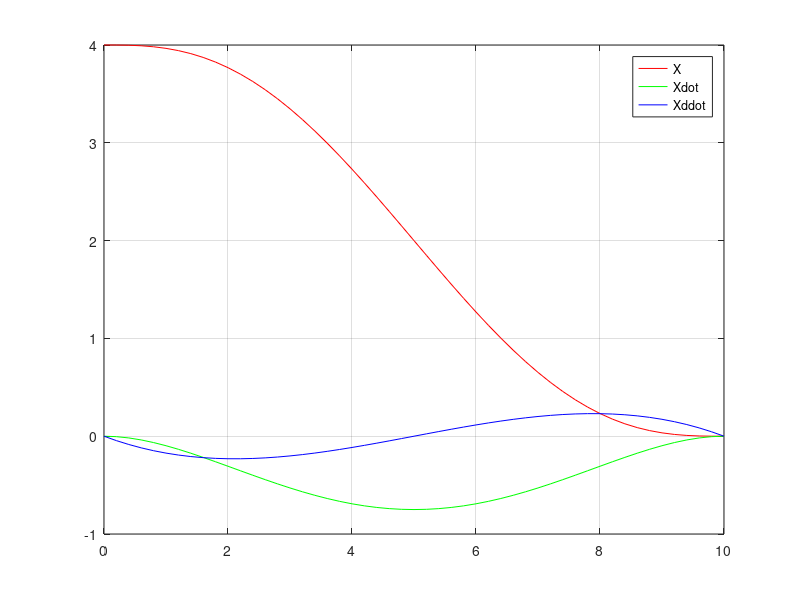
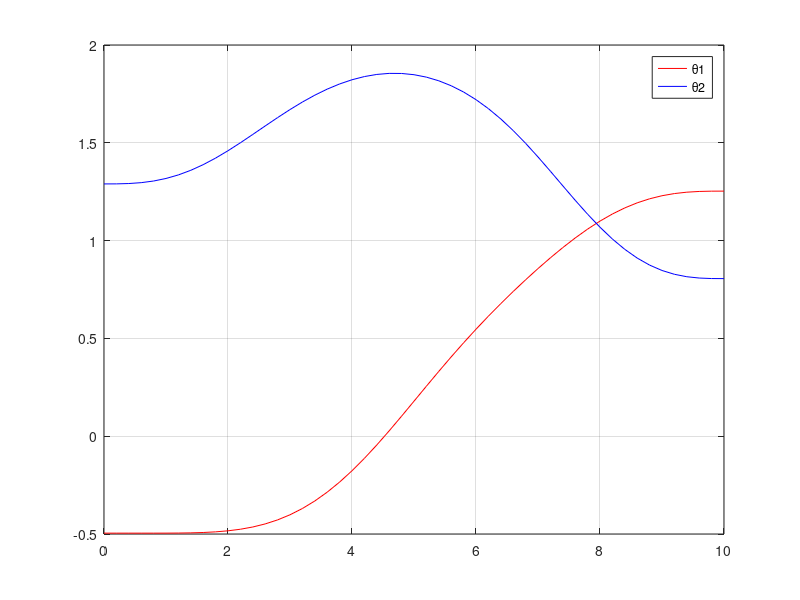
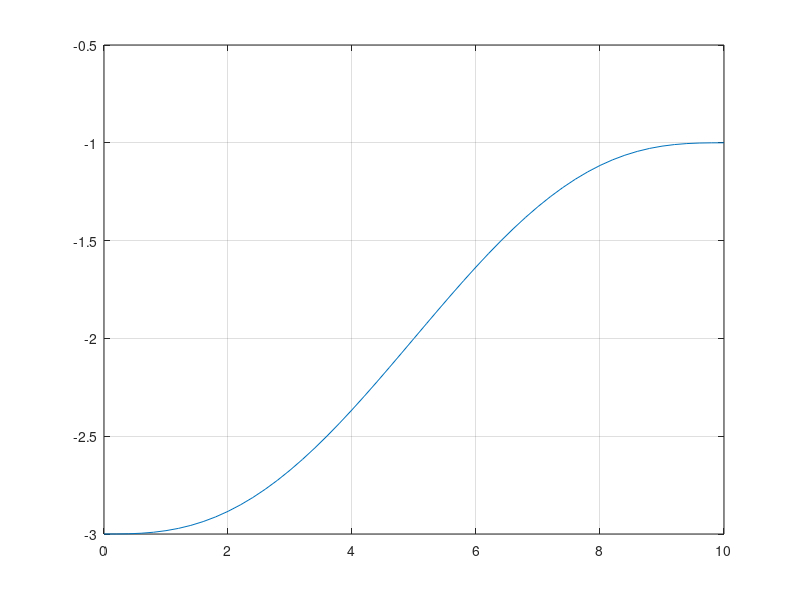
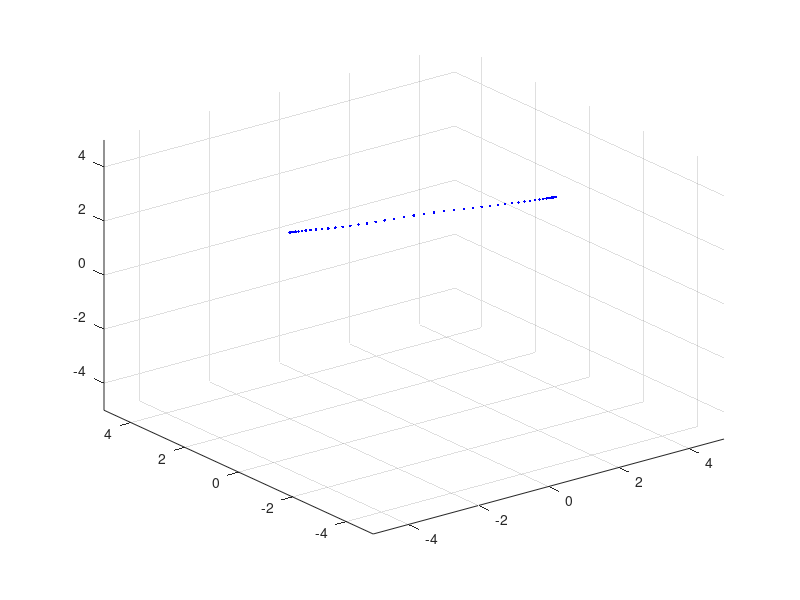

These figures' MATLAB source, in order:
close all
% P1 = [4 0 2]
% P2 = [0 4.5 0]
% X(t) = a0 + a1*t + a2*t^2 + a3*t^3 + a4*t^4 + a5*t^5
L1 = 3; L2 = 2; d4 = 1;


X0 = 4; Xf = 0;
X0d = 0; Xfd = 0;
X0dd = 0; Xfdd = 0;

t0 =0; tf = 10;


A = [1  t0  t0^2  t0^3    t0^4     t0^5;
     0  1   2*t0  3*t0^2  4*t0^3   5*t0^4;
     0  0   2     6*t0    12*t0^2  20*t0^3;
     1  tf  tf^2  tf^3    tf^4     tf^5;
     0  1   2*tf  3*tf^2  4*tf^3   5*tf^4;
     0  0   2     6*tf    12*tf^2  20*tf^3];
b = [X0; X0d; X0dd; Xf; Xfd; Xfdd];

a = inv(A)*b;
a0 = a(1); a1 = a(2); a2 = a(3);
a3 = a(4); a4 = a(5); a5 = a(6);

t = t0:0.2:tf;
Xt   = a0 + a1*t + a2*t.^2 + a3*t.^3 + a4*t.^4 + a5*t.^5;
Xtd  = a1 + 2*a2*t + 3*a3*t.^2 + 4*a4*t.^3 + 5*a5*t.^4;
Xtdd = 2*a2 + 6*a3*t + 12*a4*t.^2 + 20*a5*t.^3;


Yt = -9/8*Xt+4.5;
Zt = Xt/2;

c2 = (Xt.^2 + Yt.^2 - L1^2 -L2^2)/(2*L1*L2);
theta2 = atan2(sqrt(1-c2),c2);
theta1 = atan2(Yt,Xt) - atan2(L2*sin(theta2),L1+L2*cos(theta2));

d3 = -Zt-d4;


plot(t,Xt,'r', t,Xtd,'g',t,Xtdd,'b')
grid on
legend('X', 'Xdot', 'Xddot')

figure
plot(t,theta1,'r',t,theta2,'b')
grid on
legend('\theta1', '\theta2','\theta3')

figure
plot(t,d3)
grid on

X = L1*cos(theta1) + L2*cos(theta1+theta2);
Y = L1*sin(theta1) + L2*sin(theta1+theta2);
Z = -d3-d4;

figure
plot3(X,Y,Z,'.b')
axis([-5 5 -5 5 -5 5]);
grid on






